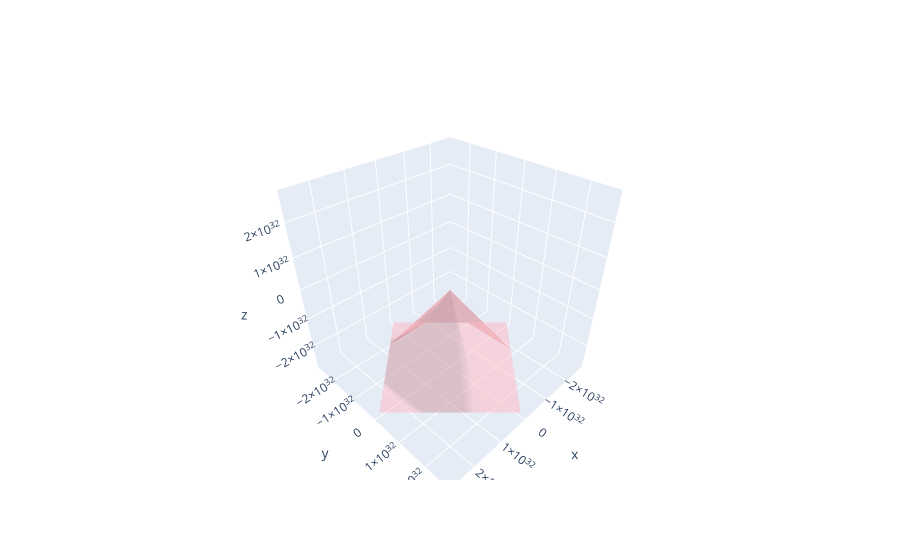

The notebook cell this image was saved under:
### Code cell
fig = go.Figure(data=[go.Mesh3d(x=x, y=y, z=z, color='lightpink', opacity=0.50)])
fig.show()

### Figure 1 — Plotly figure (JSON) as saved in the notebook; plotly's stock layout.template omitted (floating-point values rounded to 4 significant figures; data arrays with more than 128 entries replaced by an {"elided": "..."} marker saying what was removed)
{"data": [{"color": "lightpink", "opacity": 0.5, "type": "mesh3d", "x": {"elided": "2550 float values"}, "y": {"elided": "2550 float values"}, "z": {"elided": "2550 float values"}}], "layout": {}}
